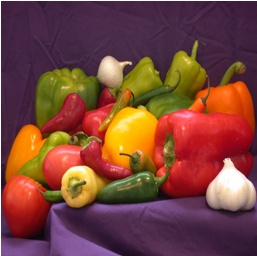
#> input picture Data/test_image.png, 257 x 256 px
$ python rfasg.py   (older library calls are emulated)
#> lines starting #> are read from the running program, lines starting #| are printed output that depends on the picture
from scipy import ndimage, misc
import numpy as np
import matplotlib.pyplot as plt
import sys, os
import math

arr = np.arange(5*3*4).reshape((5,3,4))
print(arr)

print(arr.shape)

print(arr[1:3,0:3,:])
print(arr[1:3,0:3,:]**2)
print(arr[1:3,0:3,:]*arr[1:3,0:3,:])

from scipy import ndimage, misc
import numpy as np
from PIL import Image
import matplotlib.pyplot as plt
import sys, os
import math
im = Image.open("Data/test_image.png")
#> im is the input picture: PIL image 257x256 RGBA; mean R, G, B, A 121.7, 67.9, 59, 255
print(np.array(im).shape)
#| (256, 257, 4)
rgb = Image.new("RGB",im.size,(255,255,255))
#> rgb: PIL image 257x256 RGB; every value is 255
rgb.paste(im, (0,0), im)
rgb = np.array(rgb)
print(rgb.shape)
#| (256, 257, 3)
plt.imshow(rgb)
# plt.show()
im = Image.open("Data/test_2.jpg")
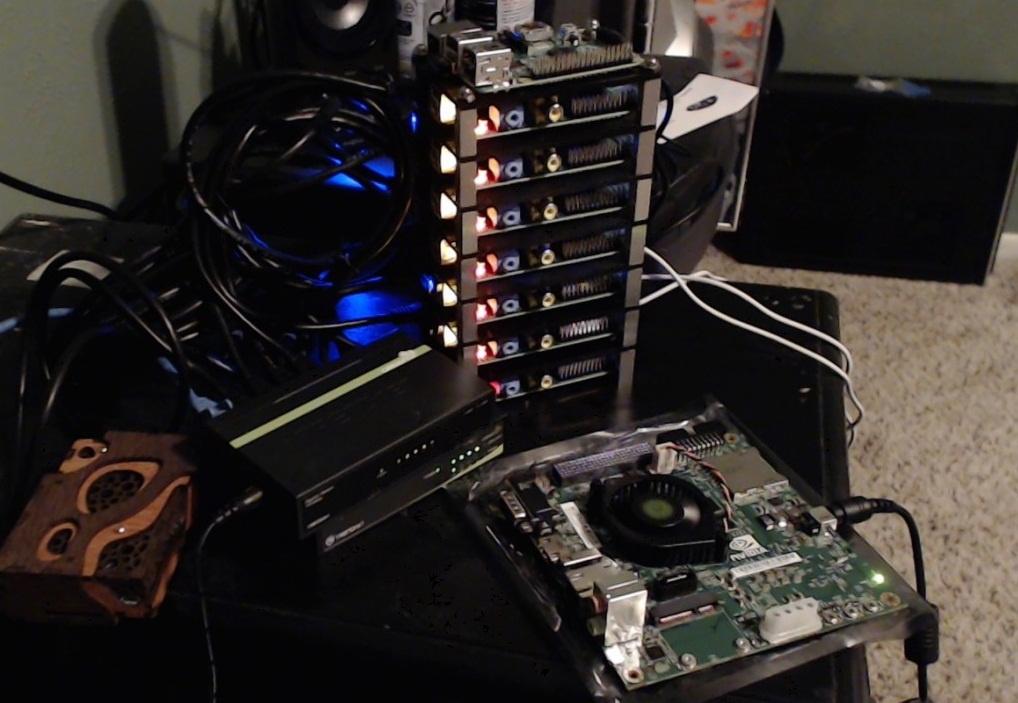
#> input picture Data/test_2.jpg, 1018 x 703 px
#> im is the input picture: PIL image 1018x703 RGB; mean R, G, B 48.1, 43.2, 40.7
im = ndimage.uniform_filter(im)
#> im: shape (703, 1018, 3)
im= misc.imresize(im,0.2)
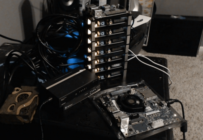
#> im: shape (140, 203, 3); mean R, G, B 45.6, 43.1, 40.6
plt.imshow(im)
plt.show()
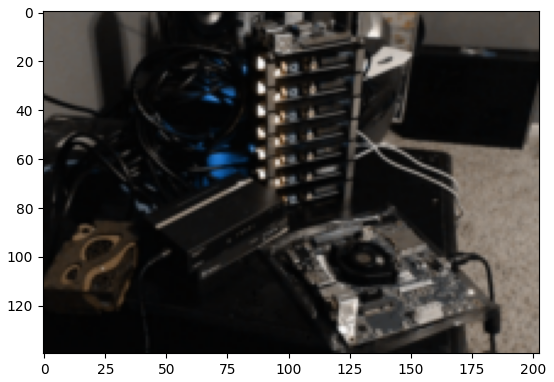
#> figure drawn by matplotlib, 1 panel
